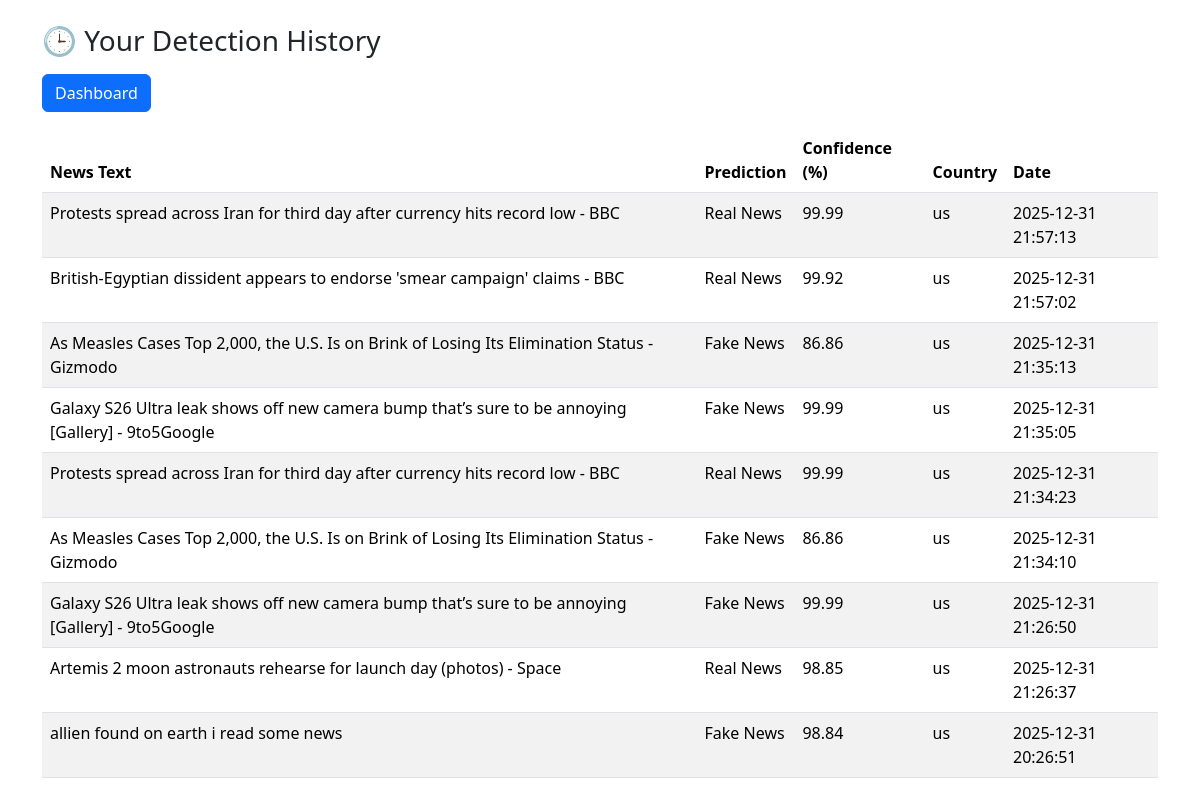
Screenshot of /history (signed in) with the database file from the repository.
### tables this page shows
CREATE TABLE history(
    id INTEGER PRIMARY KEY AUTOINCREMENT,
    username TEXT,
    text TEXT,
    prediction TEXT,
    confidence REAL,
    created_at TIMESTAMP DEFAULT CURRENT_TIMESTAMP
, country TEXT DEFAULT 'us');

### app.py (the view)
@app.route("/history")
def history():
    if "user" not in session:
        return redirect("/")
    conn = sqlite3.connect("database.db")
    cur = conn.cursor()
    cur.execute("""
        SELECT text,prediction,confidence,country,created_at
        FROM history
        WHERE username=?
        ORDER BY created_at DESC
    """, (session["user"],))
    rows = cur.fetchall()
    conn.close()
    return render_template("history.html", rows=rows)

### templates/history.html (shortened to what this page needs)
<!DOCTYPE html>
<html lang="en">
<head>
<link href="https://cdn.jsdelivr.net/npm/bootstrap@5.3.2/dist/css/bootstrap.min.css" rel="stylesheet">
</head>
<body class="">
<div class="container py-4">
    <h3 class="mb-3">🕒 Your Detection History</h3>
    <a href="/dashboard" class="btn btn-primary mb-3">Dashboard</a>
    <table class="table table-striped">
        <thead>
            <tr>
                <th>News Text</th>
                <th>Prediction</th>
                <th>Confidence (%)</th>
                <th>Country</th>
                <th>Date</th>
            </tr>
        </thead>
        <tbody>
            {% for row in rows %}
            <tr>
                <td>{{ row[0] }}</td>
                <td>{{ row[1] }}</td>
                <td>{{ row[2] }}</td>
                <td>{{ row[3] }}</td>
                <td>{{ row[4] }}</td>
            </tr>
            {% endfor %}
        </tbody>
    </table>
</div>
</body>
</html>

### templates/history.html (style rules this page uses)
.table { background:white; }

### rows the page displays
history: text "Protests spread across Iran for third day after currency hits record low - BBC", prediction "Real News", confidence "99.99", country "us", created_at "2025-12-31 21:57:13"
history: text "British-Egyptian dissident appears to endorse 'smear campaign' claims - BBC", prediction "Real News", confidence "99.92", country "us", created_at "2025-12-31 21:57:02"
history: text "As Measles Cases Top 2,000, the U.S. Is on Brink of Losing Its Elimination Status - Gizmodo", prediction "Fake News", confidence "86.86", country "us", created_at "2025-12-31 21:35:13"
history: text "Galaxy S26 Ultra leak shows off new camera bump that’s sure to be annoying [Gallery] - 9to5Google", prediction "Fake News", confidence "99.99", country "us", created_at "2025-12-31 21:35:05"
history: text "Protests spread across Iran for third day after currency hits record low - BBC", prediction "Real News", confidence "99.99", country "us", created_at "2025-12-31 21:34:23"
history: text "As Measles Cases Top 2,000, the U.S. Is on Brink of Losing Its Elimination Status - Gizmodo", prediction "Fake News", confidence "86.86", country "us", created_at "2025-12-31 21:34:10"
history: text "Galaxy S26 Ultra leak shows off new camera bump that’s sure to be annoying [Gallery] - 9to5Google", prediction "Fake News", confidence "99.99", country "us", created_at "2025-12-31 21:26:50"
history: text "Artemis 2 moon astronauts rehearse for launch day (photos) - Space", prediction "Real News", confidence "98.85", country "us", created_at "2025-12-31 21:26:37"
history: text "allien found on earth i read some news", prediction "Fake News", confidence "98.84", country "us", created_at "2025-12-31 20:26:51"
